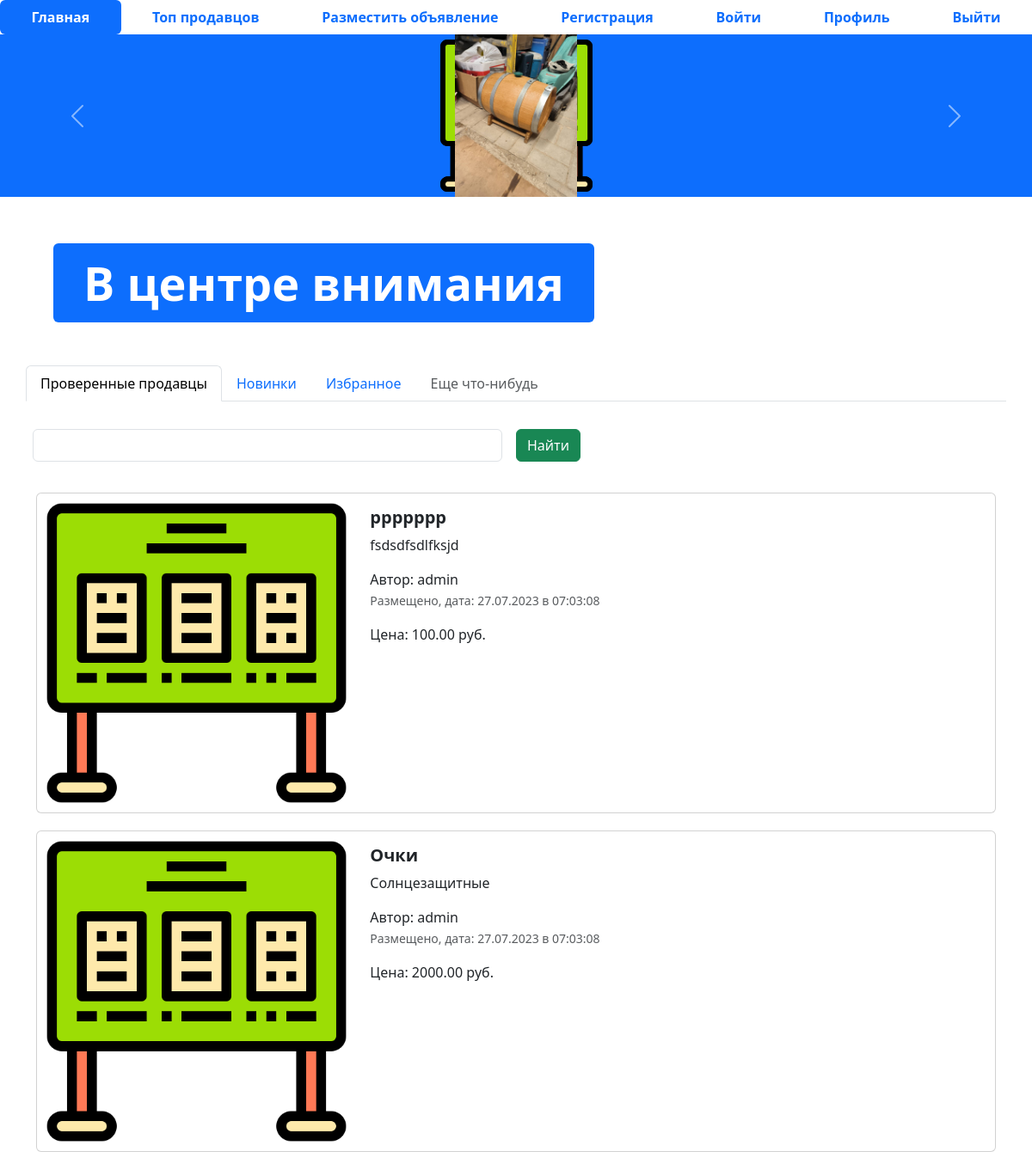
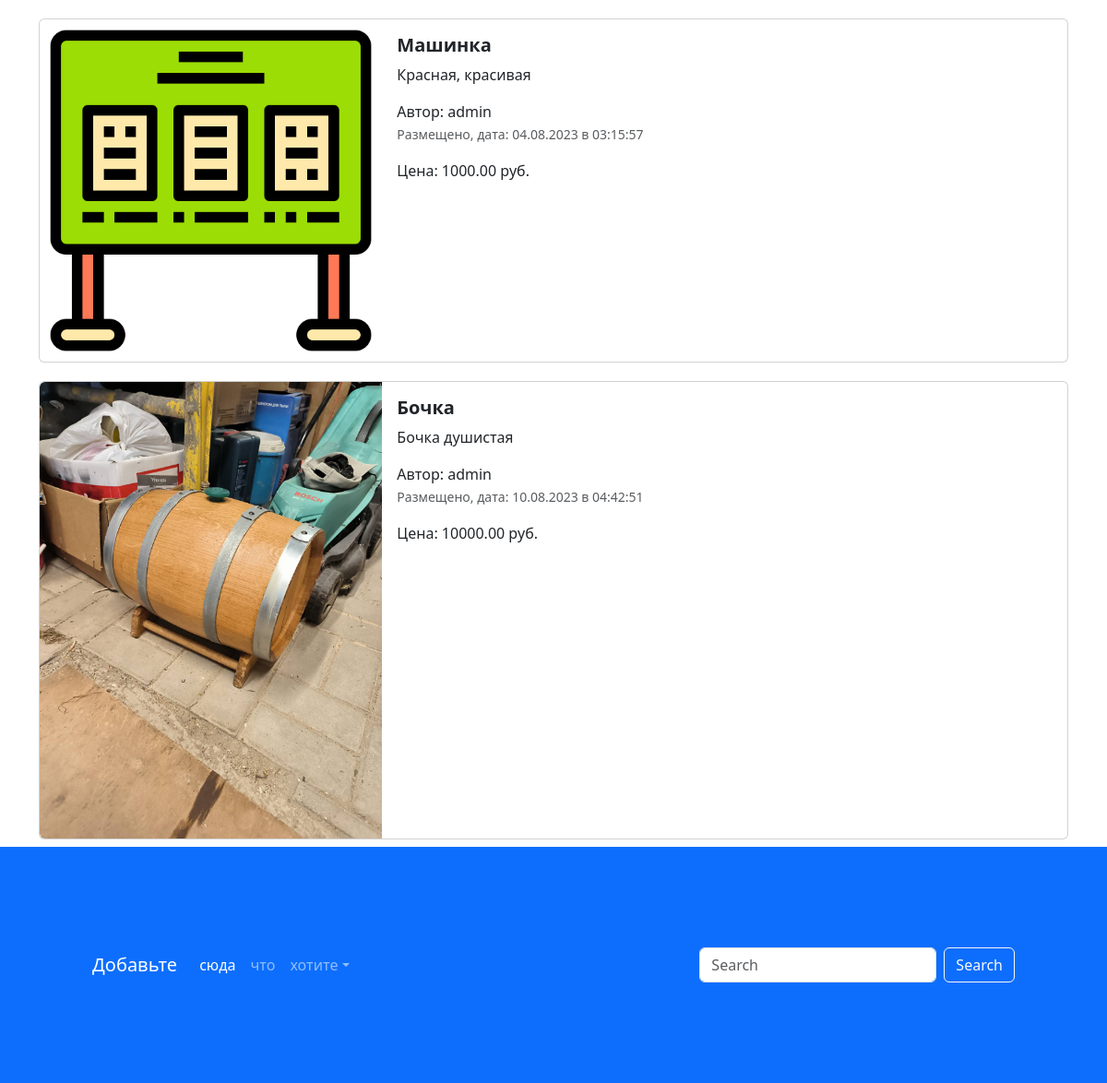
Before: / with the older database file (2 pictures, top to bottom).
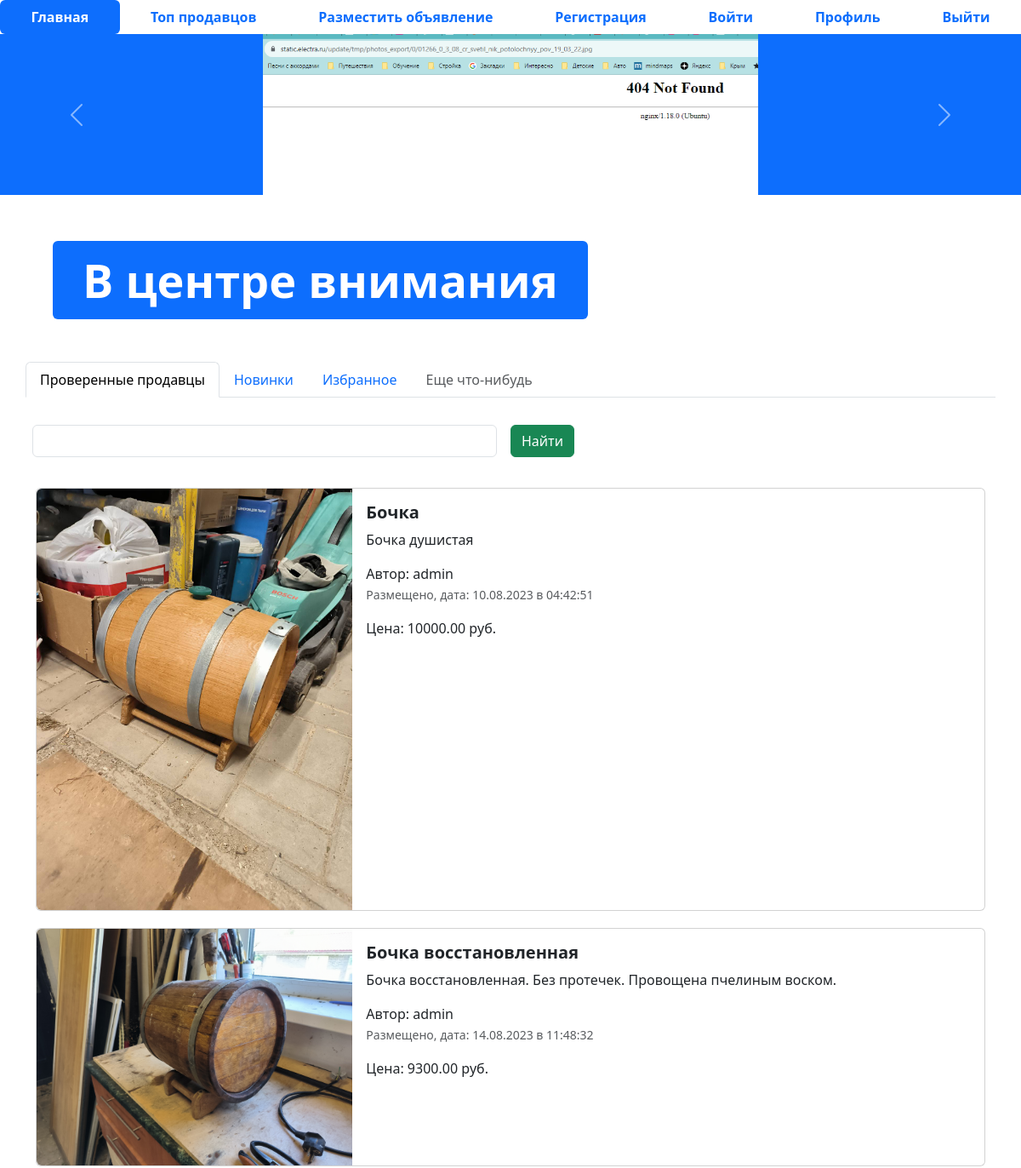
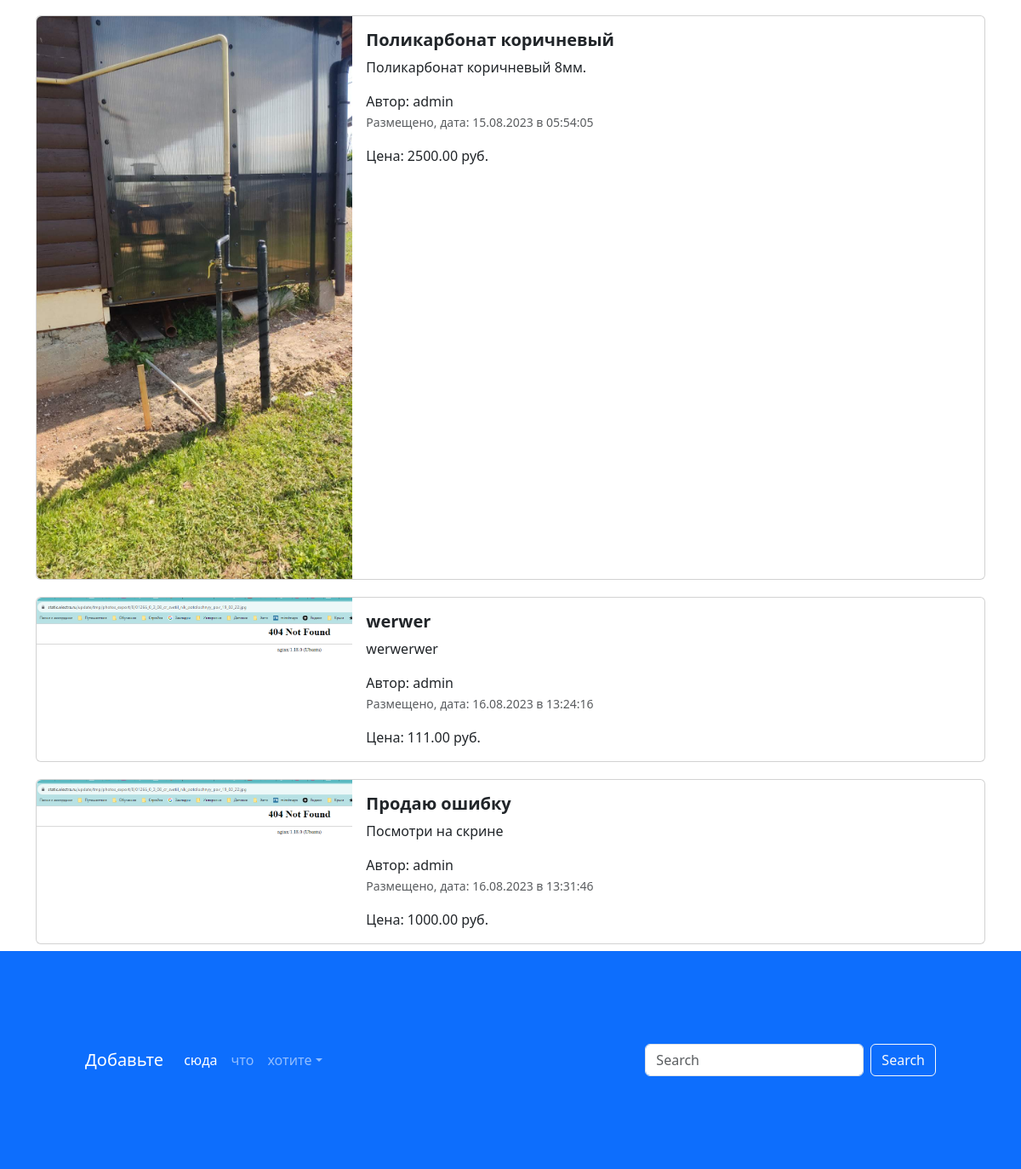
After: the same page with the newer database file (2 pictures, top to bottom).
### app_advertisements/models.py (models this page shows, shortened)
class Advertisements(models.Model):
    title = models.CharField("Заголовок", max_length=128)
    description = models.TextField("Описание")
    price = models.DecimalField("Цена", max_digits=17, decimal_places=2)
    auction = models.BooleanField("Торг", help_text="Отметьте, если торг уместен")
    created_at = models.DateTimeField(auto_now_add=True)
    update_at = models.DateTimeField(auto_now=True)
    test_column = models.CharField("test", max_length=100, default='')
    user = models.ForeignKey(User, verbose_name='пользователь', on_delete=models.CASCADE)
    image = models.ImageField('Изображение', upload_to='advertisements/')
    class Meta:
        db_table = "advertisements"
    @admin.display(description='Дата создания')
    def created_date(self):
        from django.utils import timezone
        from django.utils.html import format_html
        if self.created_at.date() == timezone.now().date():
            created_time = self.created_at.time().strftime('%H:%M:%S')
            return format_html(
                '<span style="color: green; font-weight: bold">'
                'Сегодня в {}</span>', created_time
            )
        return self.created_at.strftime('%d.%m.%Y в %H:%M:%S')

### app_advertisements/views.py (the view)
# urls.py: path('', index, name='main-page'),
def index(request):
    advertisements = Advertisements.objects.all()
    context = {'advertisements': advertisements, 'pictures': 'blablabla'}
    return render(request, 'index.html', context)

### templates/index.html (shortened to what this page needs)
{%  extends 'base.html' %}
{% load static %}
{% block content %}
<ul class="nav nav-pills sticky-top bg-white nav-fill">
  <li class="nav-item">
    <a class="nav-link active" aria-current="page" href="{% url 'main-page' %}">
      <span style="font-weight: bold;">Главная</span>
    </a>
  </li>
  <li class="nav-item">
    <a class="nav-link" href="{% url 'top-sellers' %}"><span style="font-weight: bold;">Топ продавцов</span>
    </a>
  </li>
  <li class="nav-item">
    <a class="nav-link" href="{% url 'advertisement-post' %}">
      <span style="font-weight: bold;">Разместить объявление</span>
    </a>
  </li>
  <li class="nav-item">
    <a class="nav-link" href="{% url 'register' %}">
      <span style="font-weight: bold;">Регистрация</span>
    </a>
  </li>
  <li class="nav-item">
    <a class="nav-link" href="{% url 'login' %}">
      <span style="font-weight: bold;">Войти</span>
    </a>
  </li>
  <li class="nav-item">
    <a class="nav-link" href="{% url 'profile' %}">
      <span style="font-weight: bold;">Профиль</span>
    </a>
  </li>
  <li class="nav-item">
    <a class="nav-link" href="#">
      <span style="font-weight: bold;">Выйти</span>
    </a>
  </li>
</ul>
<div id="carouselExampleControls" class="carousel slide bg-primary" data-bs-ride="carousel">
  <div class="carousel-inner">
    {% for adv in advertisements %}
    <div class="carousel-item active">
      <img src="{% if adv.image %} {{ adv.image.url }} {% else %} {% static 'img/adv.png' %} {% endif %}" height="189" class="mx-auto d-block w-33"  alt="...">
    </div>
    {% endfor %}
  </div>
  <button class="carousel-control-prev" type="button" data-bs-target="#carouselExampleControls" data-bs-slide="prev">
    <span class="carousel-control-prev-icon" aria-hidden="true"></span>
  </button>
  <button class="carousel-control-next" type="button" data-bs-target="#carouselExampleControls" data-bs-slide="next">
    <span class="carousel-control-next-icon" aria-hidden="true"></span>
  </button>
</div>
<div class="container" style="margin: 50px;">
  <div class="display-2">
    <span class="badge bg-primary">В центре внимания</span>
  </div>
</div>
<div class="container">
  <div class="row">
    <ul class="nav nav-tabs bg-white">
      <li class="nav-item">
        <a class="nav-link active" aria-current="page" href="#">Проверенные продавцы</a>
      </li>
      <li class="nav-item">
        <a class="nav-link" href="#">Новинки</a>
      </li>
      <li class="nav-item">
        <a class="nav-link" href="#">Избранное</a>
      </li>
      <li class="nav-item">
        <a class="nav-link disabled" href="#" tabindex="-1" aria-disabled="true">Еще что-нибудь</a>
      </li>
    </ul>
    <form class="row g-3">
      <div class="col-auto w-50">
        <input type="text" class="form-control">
      </div>
      <div class="col-auto">
        <button type="submit" class="btn btn-success mb-3">Найти</button>
      </div>
    </form>
  </div>
  <div class="col">
    {% for adv in advertisements %}
    <div class="card mb-2" style="max-width: 1200px; margin-top: 20px;">
      <div class="row g-0">
        <div class="col-md-4">
          <a href="{% url 'advertisement' %}?id={{ adv.id }}" class="nav-link">
            <img src="{% if adv.image %} {{ adv.image.url }} {% else %} {% static 'img/adv.png' %} {% endif %}" class="img-fluid rounded-start" alt="Card title">
          </a>
        </div>
        <div class="col-md-8">
          <div class="card-body">
            <h5 class="card-title">
              <a href="advertisement.html" class="nav-link"><strong>{{ adv.title }}</strong></a>
            </h5>
            <a href="advertisement.html" class="nav-link">
              <p class="card-text">
                {{ adv.description }}
              </p>
              <span>Автор: {{ adv.user }}</span>
              <p class="card-text"><small class="text-muted">Размещено, дата: {{ adv.created_date }}</small></p>
              <span>Цена: {{ adv.price }} руб.</span>
            </a>
          </div>
        </div>
      </div>
    </div>
    {% endfor %}
  </div>
</div>
<footer style="padding: 100px;" class="bg-primary">
  <nav class="navbar navbar-expand-sm navbar-dark">
    <a class="navbar-brand" href="#">Добавьте</a>
    <div class="collapse navbar-collapse" id="collapsibleNavId">
      <ul class="navbar-nav me-auto mt-2 mt-lg-0">
        <li class="nav-item">
          <a class="nav-link active" href="#" aria-current="page">сюда</a>
        </li>
        <li class="nav-item">
          <a class="nav-link" href="#">что</a>
        </li>
        <li class="nav-item dropdown">
          <a class="nav-link dropdown-toggle" href="#" id="dropdownId" data-bs-toggle="dropdown" aria-haspopup="true"
             aria-expanded="false">хотите</a>
        </li>
      </ul>
      <form class="d-flex my-2 my-lg-0">
        <input class="form-control me-sm-2" type="text" placeholder="Search">
        <button class="btn btn-outline-light my-2 my-sm-0" type="submit">Search</button>
      </form>
    </div>
  </nav>
</footer>
{% endblock %}

### templates/base.html (shortened to what this page needs)
{% load static %}
<!DOCTYPE html>
<html lang="en">
<head>
  <link href="{% static 'css/bootstrap.min.css' %}" rel="stylesheet">
  <link rel="stylesheet" href="{% static 'css/fontello.css' %}">
</head>
<body>
{% block content %}
{% endblock %}
{% block scripts %}
</body>
{% endblock %}
</html>

Changed rows visible on the page:
removed Advertisements: title "ppppppp", description "fsdsdfsdlfksjd", user "admin", created_date "27.07.2023 в 07:03:08", price "100.00"
removed Advertisements: title "Очки", description "Солнцезащитные", user "admin", created_date "27.07.2023 в 07:03:08", price "2000.00"
removed Advertisements: title "Машинка", description "Красная, красивая", user "admin", created_date "04.08.2023 в 03:15:57", price "1000.00"
added Advertisements: image (picture), title "Продаю ошибку", description "Посмотри на скрине", user "admin", created_date "16.08.2023 в 13:31:46", price "1000.00"
added Advertisements: image (picture), title "Бочка восстановленная", description "Бочка восстановленная. Без протечек. Провощена пчелиным воском.", user "admin", created_date "14.08.2023 в 11:48:32", price "9300.00"
added Advertisements: image (picture), title "Поликарбонат коричневый", description "Поликарбонат коричневый 8мм.", user "admin", created_date "15.08.2023 в 05:54:05", price "2500.00"
added Advertisements: image (picture), title "werwer", description "werwerwer", user "admin", created_date "16.08.2023 в 13:24:16", price "111.00"
